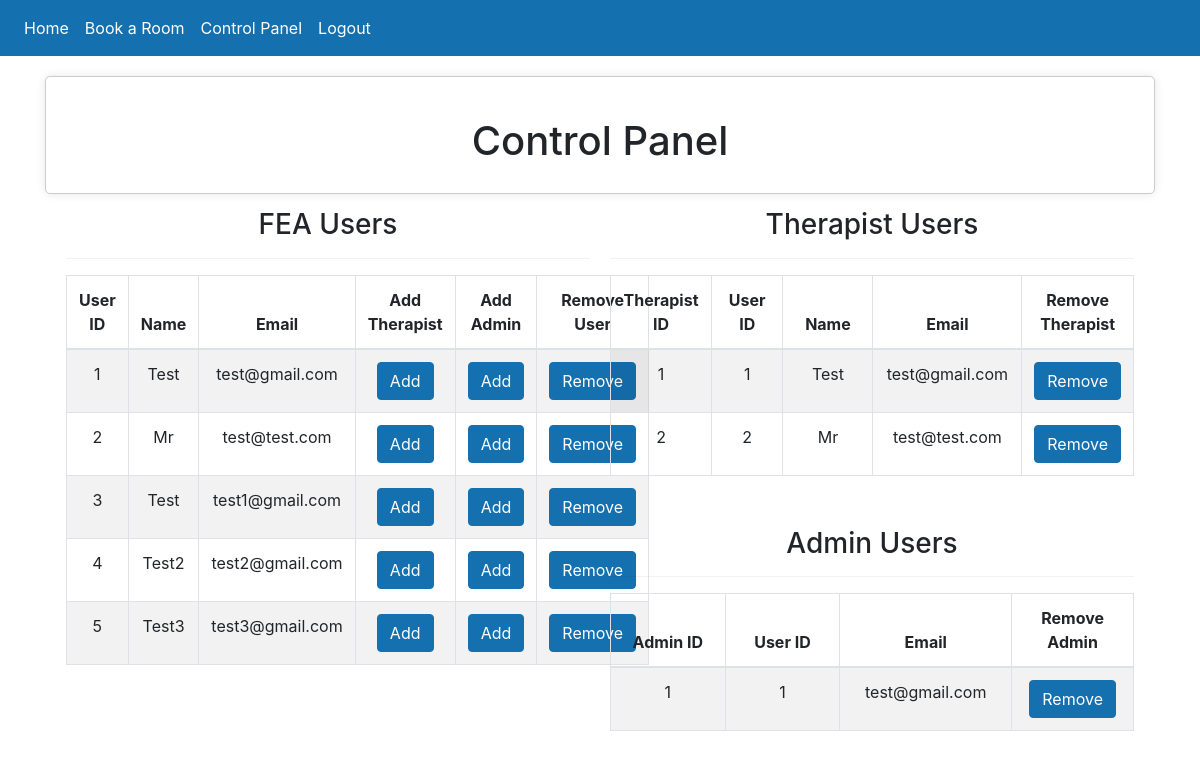
The app's page /control_panel (signed in), older data.
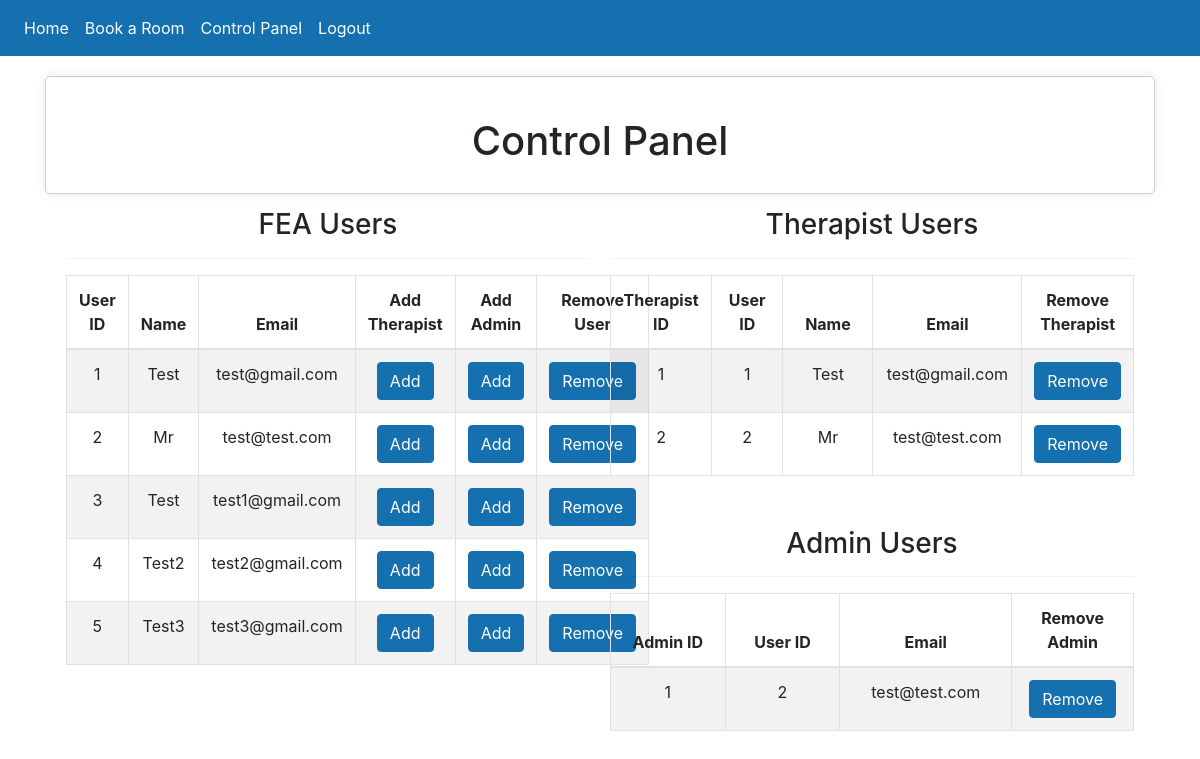
The same page, newer data.
### website/models.py (models this page shows)
class User(db.Model, UserMixin):
    id = db.Column(db.Integer, primary_key=True)
    email = db.Column(db.String(150), unique=True)
    password = db.Column(db.String(150))
    first_name = db.Column(db.String(150))
    notes = db.relationship('Note')

class Therapist(db.Model, UserMixin):
    therapist_id = db.Column(db.Integer, primary_key=True)
    user_id = db.Column(db.Integer, db.ForeignKey('user.id'))
    email = db.Column(db.String(150), db.ForeignKey('user.email'))
    first_name = db.Column(db.String(150), db.ForeignKey('user.first_name'))

class Admin(db.Model, UserMixin):
    admin_id = db.Column(db.Integer, primary_key=True)
    user_id = db.Column(db.Integer, db.ForeignKey('user.id'))
    email = db.Column(db.String(150), db.ForeignKey('user.email'))

### website/views.py (the view)
@views.route('/control_panel', methods=['GET', 'POST'])
@login_required
def control_panel():
    user1 = User.query.all()
    therapist1 = Therapist.query.all()
    admin = Admin.query.all()
    return render_template('control_panel.html', user=current_user, user1=user1, therapist1=therapist1, admin=admin)

### website/__init__.py (called while the page is built)
def create_app():
    app = Flask(__name__)
    app.config['SECRET_KEY'] = 'Team2 Stockton University'
    app.config['SQLALCHEMY_DATABASE_URI'] = f'sqlite:///{DB_NAME}'
    db.init_app(app)
    from .views import views
    from .auth import auth
    app.register_blueprint(views, url_prefix='/')
    app.register_blueprint(auth, url_prefix='/')
    from .models import User, Note
    create_database(app)
    login_manager = LoginManager()
    login_manager.login_view = 'auth.login'  #Flask will redirect to auth.login if the user is not logged in.
    login_manager.init_app(app) #allows login_manager to use the app
    @login_manager.user_loader #Will look for PK and check if id = user_id in the database.
    def load_user(user_id):
        return User.query.get(int(user_id))
    return app

### website/templates/control_panel.html (shortened to what this page needs)
{% extends "base.html" %}
{% block content %}
<div class="center-box" style="max-width: 2400px; margin: 20px auto; z-index: -1;">
    <h1 align="center" style="margin-top: 20px;">Control Panel</h1>
        <div class="section" style="float: left; width: 50%; padding-right: 10px; margin-top: 35px;">
            <div class="table-box">
                <h3>FEA Users</h3>
                <hr style="opacity: 0.5;">
                <div class="table-container">
                    <table class="table table-striped table-bordered">
                        <thead>
                            <tr>
                                <th style="width: 20%;">User ID</th>
                                <th style="width: 30%;">Name</th>
                                <th style="width: 30%;">Email</th>
                                <th style="width: 20%;">Add Therapist</th>
                                <th style="width: 20%;">Add Admin</th>
                                <th style="width: 30%;">Remove User</th>
                            </tr>
                        </thead>
                        <tbody>
                            {% for user in user1 %}
                                <tr>
                                    <td style="width: 20%;">{{ user.id }}</td>
                                    <td style="width: 30%;">{{ user.first_name }}</td>
                                    <td style="width: 30%;">{{ user.email }}</td>
                                    <td>
                                        <form action="/add-therapist" method ='POST'>
                                            <button type="submit" class="btn btn-primary">Add</button>
                                        </form>
                                    </td>
                                    <td>
                                        <form action="/add-admin" method ='POST'>
                                        <button type="submit" class="btn btn-primary">Add</button>
                                        </form>
                                    </td>
                                    <td>
                                        <form action="/delete_user" method ='POST'>
                                        <button type="submit" class="btn btn-primary">Remove</button>
                                        </form>
                                    </td>
                                </tr>
                            {% endfor %}
                        </tbody>
                    </table>
                </div>
            </div>
        </div>
        <div class="section" style="float: left; width: 50%; padding-left: 10px; margin-top: 35px;">
            <div class="table-box">
                <h3>Therapist Users</h3>
                <hr style="opacity: 0.5;">
                <div class="table-container">
                    <table class="table table-striped table-bordered">
                        <thead>
                            <tr>
                                <th style="width: 20%;">Therapist ID</th>
                                <th style="width: 20%;">User ID</th>
                                <th style="width: 30%;">Name</th>
                                <th style="width: 30%;">Email</th>
                                <th style="width: 20%;">Remove Therapist</th>
                            </tr>
                        </thead>
                        <tbody>
                            {% for therapist in therapist1 %}
                                <tr>
                                    <td style="width: 20%;">{{ therapist.therapist_id }}</td>
                                    <td style="width: 20%;">{{ therapist.user_id }}</td>
                                    <td style="width: 30%;">{{ therapist.first_name }}</td>
                                    <td style="width: 30%;">{{ therapist.email }}</td>
                                    <td>
                                        <form action="/delete_therapist" method ='POST'>
                                            <button type="submit" class="btn btn-primary">Remove</button>
                                        </form>
                                    </td>
                                </tr>
                            {% endfor %}
                        </tbody>
                    </table>
                </div>
            </div>
        </div>
        <div class="section" style="float: left; width: 50%; padding-left: 10px; margin-top: 35px;">
            <div class="table-box">
                <h3>Admin Users</h3>
                <hr style="opacity: 0.5;">
                <div class="table-container">
                    <table class="table table-striped table-bordered">
                        <thead>
                        <tr>
                            <th style="width: 20%;">Admin ID</th>
                            <th style="width: 20%;">User ID</th>
                            <th style="width: 30%;">Email</th>
                            <th style="width: 20%;">Remove Admin</th>
                        </tr>
                        </thead>
                        <tbody>
                        {% for admin in admin %}
                        <tr>
                            <td style="width: 20%;">{{ admin.admin_id }}</td>
                            <td style="width: 20%;">{{ admin.user_id }}</td>
                            <td style="width: 30%;">{{ admin.email }}</td>
                            <td>
                                <form action="/delete_admin" method ='POST'>
                                    <button type="submit" class="btn btn-primary">Remove</button>
                                </form>
                            </td>
                        </tr>
                        {% endfor %}
                        </tbody>
                    </table>
                </div>
            </div>
        </div>
    </div>
</div>
{% endblock %}

### website/templates/base.html (shortened to what this page needs)
<!DOCTYPE html>
<html>
    <head>
        <link
        rel="stylesheet"
        href="https://stackpath.bootstrapcdn.com/bootstrap/4.4.1/css/bootstrap.min.css"
        />
        <link
        rel="stylesheet"
        href="https://stackpath.bootstrapcdn.com/font-awesome/4.7.0/css/font-awesome.min.css"
        />
        <link
        rel="stylesheet"
        href="../static/style.css"
        />
    </head>
    <body>
      <nav class="navbar navbar-expand-lg navbar-dark bg-dark">
          <div class="collapse navbar-collapse" id="navbar">
            <div class="navbar-nav">
              {% if user.is_authenticated %}
              <a class="nav-item nav-link" id="home" href="/">Home</a>
              <a class="nav-item nav-link" id="book" href="/book">Book a Room</a>
              <a class="nav-item nav-link" id="control_panel" href="/control_panel">Control Panel</a>
              <a class="nav-item nav-link" id="logout" href="/logout">Logout</a>
                {% else %}
              <a class="nav-item nav-link" id="login" href="/login">Login</a>
              <a class="nav-item nav-link" id="Register" href="/register">Register</a>
              {% endif %}
            </div>
          </div>
        </nav>
        <div class="container">{% block content %} {% endblock %}</div>
    </body>
</body>
</html>
</html>

### website/static/style.css (style rules this page uses)
.btn-primary { color: #fff; background-color: #1470af; border-color: #1470af; }
.bg-dark { background-color: #1470af!important; }
.navbar-dark .navbar-nav .nav-link { color: #ffffff; }
body { margin-bottom: 100px; }
.center-box { max-width: 400px; margin: 20px auto; text-align: center; padding: 20px; border: 1px solid #ccc; border-radius: 5px; background-color: #fff; box-shadow: 0 0 10px rgba(0, 0, 0, 0.1); }

Row changes from the older to the newer data that the page shows:
changed Admin id 1: user_id "1" → "2"; email "test@gmail.com" → "test@test.com"
